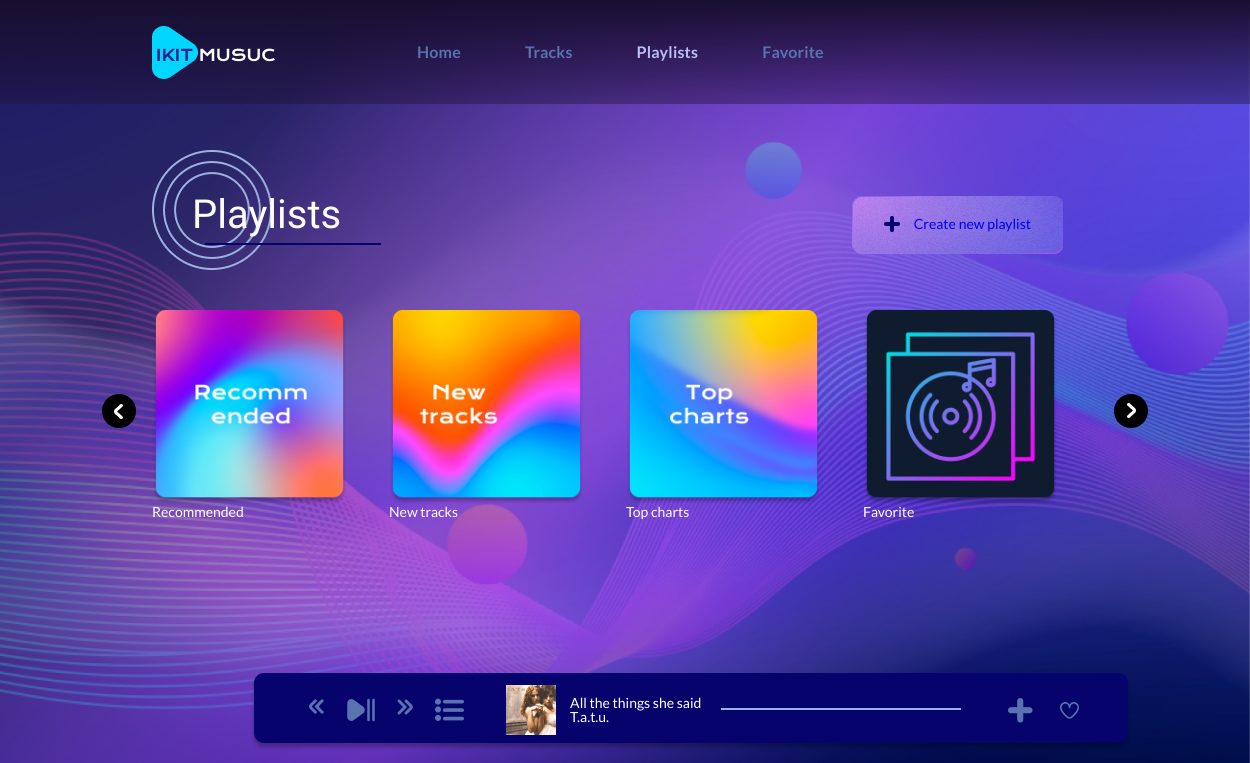
Screenshot of /5/track/1 with the database file from the repository.
### music/models.py (models this page shows, shortened)
class Playlist(models.Model):
    name = models.CharField(max_length=255, null=True)
    cover = models.ImageField(upload_to="photos/%Y/%m/%d/",
                              default="photos/2022/11/07/cover.png")
    description = models.CharField(max_length=500, null=True, blank=True)
    is_default = models.BooleanField(default=False)
    compositions = models.ManyToManyField(Composition,
                                          through='PlaylistsCompositions')

class PlaylistsCompositions(models.Model):
    playlist = models.ForeignKey(Playlist, on_delete=models.CASCADE)
    composition = models.ForeignKey(Composition, on_delete=models.CASCADE)
    order = models.PositiveSmallIntegerField()
    class Meta:
        ordering = ['order']

class Composition(models.Model):
    name = models.CharField(max_length=255)
    author = models.CharField(max_length=255)
    cover = models.ImageField(upload_to="photos/%Y/%m/%d/")
    audio = models.FileField(upload_to="audio/%Y/%m/%d/")
    is_played = models.BooleanField(default=False)
    is_liked = models.BooleanField(default=False)
    order = models.PositiveSmallIntegerField(default=0, blank=True, null=True)
    class Meta:
        ordering = ['name', 'author']

### music/views.py (the view)
# urls.py: path('<int:playlist_id>/track/<int:track_order>', new_track, name="next"),
def new_track(request, playlist_id, track_order):
    playlists = Playlist.objects.all()
    playlist = Playlist.objects.get(id=playlist_id)
    track_order = count_order(playlist, track_order)
    if not PlaylistsCompositions.objects.filter(playlist=playlist):
        connection = None
    else:
        connection = PlaylistsCompositions.objects.get(order=track_order,
                                                       playlist=playlist)
    context = {
        'playlists': playlists,
        "playlist": playlist,
        "connection": connection,
    }
    return render(request, "music/index.html", context)

### music/functions.py (called while the page is built)
def count_order(playlist, order):
    size = PlaylistsCompositions.objects.filter(playlist=playlist).count()
    if order > size:
        order = 1
    elif order < 1:
        order = size
    return order

### music/templates/music/index.html (shortened to what this page needs)
{% load static %}
<!DOCTYPE html>
<html lang="en">
    <head>
        <link rel="stylesheet" href="{% static 'music/css/style.css' %}">
    </head>
    <body>
        <div class="wrapper">
            <header class="header">
                <div class="header__container container">
                    <a href="{% url 'home' %}" class="header__logo">
                        <img src="{% static 'music/img/logo.png' %}" alt="IKIT music">
                    </a>
                    <nav class="header__menu menu">
                        <ul class="menu__list">
                            <li>
                                <a href="{% url 'home' %}" class="menu__link">Home</a>
                            </li>
                            <li>
                                <a href="{% url 'tracks' %}" class="menu__link">Tracks</a>
                            </li>
                            <li>
                                <a href="{% url 'home' %}" class="menu__link current__item">Playlists</a>
                            </li>
                            <li>
                                <a href="{% url 'playlist' 5 %}" class="menu__link">Favorite</a>
                            </li>
                        </ul>
                    </nav>
                </div>
            </header>
            <main class="page">
                <section class="page__main-block main-block">
                    <div class="main-block__container container">
                        <div class="main-block__body">
                            <div class="flex-container">
                                <h1 class="main-block__title">
                                    Playlists
                                </h1>
                                <a href="{% url 'new' %}" class="button-add">
                                    <div class="button__container">
                                        <div class="button__flex">
                                            <div class="button__img">
                                                <img src="{% static 'music/img/plus.png' %}" alt="">
                                            </div>
                                            <div class="button__text">
                                                Create new playlist
                                            </div>
                                        </div>
                                    </div>
                                </a>
                            </div>
                            <div class="slider">
                                {% for playlist in playlists %}
                                    <div class="slider__item">
                                        <a href="{% url 'playlist' playlist.pk %}" class="slider__link" id="{{ playlist.pk }}">
                                            <div class="img">
                                                <img src="{{ playlist.cover.url }}" alt="new tracks" class="playlist-cover">
                                            </div>
                                            <p>{{ playlist.name }}</p>
                                        </a>
                                    </div>
                                {% endfor %}
                            </div>
                        </div>
                    </div>
                </section>
                {% if connection %}
                <div class="play-track">
                    <div class="play__container">
                        <div class="play__control">
                    <a href="{% url 'next' playlist.pk connection.order|add:'-1' %}" class="play__previous">
                        <img src="{% static 'music/img/play/previos.png' %}"
                             alt="prev">
                    </a>
                    <a href="#" class="play__pause">
                        <img src="{% static 'music/img/play/play-pause 1.png' %}"
                             alt="play">
                    </a>
                    <a href="{% url 'next' playlist.pk connection.order|add:1 %}" class="play__next">
                        <img src="{% static 'music/img/play/next.png' %}"
                             alt="next">
                    </a>
                    <a href="{% url 'playlist' playlist.pk %}" class="play__list">
                        <img src="{% static 'music/img/play/list 1.png' %}"
                             alt="playlist">
                    </a>
                </div>
                        <div class="play__composition">
                    <div class="play__image">
                        <img src="{{ connection.composition.cover.url }}"
                             alt="">
                    </div>
                    <div class="play__track">
                        <div class="track__name">
                            {{ connection.composition.name }}
                        </div>
                        <div class="track__author">
                            {{ connection.composition.author }}
                        </div>
                    </div>
                </div>
                        <div class="play__progress">
                    <div class="play__progress-container">
                        <div class="play__line"></div>
                    </div>
                </div>
                        <div class="play__add">
                    <a href="{% url 'choose' connection.composition.pk %}" class="play__plus">
                        <img src="{% static 'music/img/play/plus-small 1.png' %}"
                             alt="">
                    </a>
                    {% if connection.composition.is_liked %}
                    <a href="{% url 'remove' connection.composition.pk %}" class="play__like">
                        <img src="{% static 'music/img/heart 2.png' %}" alt="">
                    </a>
                    {% else %}
                    <a href="{% url 'add' connection.composition.pk 5 %}" class="play__like">
                        <img src="{% static 'music/img/tracks/like.png' %}" alt="">
                    </a>
                    {% endif %}
                </div>
                    </div>
                </div>
                {% endif %}
            </main>
        </div>
    </body>
</html>

### music/static/music/css/style.css (style rules this page uses)
* { padding: 0; margin: 0; border: 0; }
*, *::before, *::after { box-sizing: border-box; -moz-box-sizing: border-box; -webkit-box-sizing: border-box; }
nav, footer, header, aside { display: block; }
html, body { min-height: 100vh; width: 100%; line-height: 1; font-size: 14px; -ms-text-size-adjust: 100%; -moz-text-size-adjust: 100%; -webkit-text-size-adjust: 100%; background: #FAFAFA; }
a, a:visited { text-decoration: none; }
ul li { list-style: none; }
img { vertical-align: top; }
h1, h2, h3, h4, h5, h6 { font-size: inherit; font-weight: inherit; }
body { height: 100%; line-height: 1; font-size: 14px; font-weight: 500; color: white; font-family: 'Lato', sans-serif; background: url("../img/background.png") no-repeat center center fixed; background-size: cover; }
.wrapper { min-height: 100%; overflow: hidden; display: flex; flex-direction: column; }
.container { max-width: 1046px; margin: 0 auto; padding: 0 15px; box-sizing: content-box; }
.header { position: absolute; width: 100%; left: 0; top: 0; z-index: 50; background: linear-gradient(180deg, #180F30 0%, rgba(31, 15, 48, 0.38) 100%); }
.header__container { display: flex; min-height: 104px; align-items: center; }
.header__logo { margin-left: 50px; }
.header__menu { margin-left: 133px; padding: 5px 0; }
.menu__list { display: flex; flex-wrap: wrap; }
.menu__list li { margin-right: 64px; }
.menu__list li:last-child { margin-right: 0; }
.menu__link { color:#5A72B0; font-weight: 600; line-height: calc(24 / 14 * 100%); letter-spacing: 0.2px; font-size: 16px; }
.page { flex: 1 1 auto; }
.main-block { width: 100%; position: relative; }
.main-block__body { padding: 140px 0 191px 0; position: relative; z-index: 2; }
.flex-container { display: flex; align-items: center; justify-content: space-between; }
.main-block__title { font-family: 'Krona One', sans-serif; font-style: normal; font-weight: 400; padding: 40px; font-size: 40px; line-height: 50px; margin: 10px 0 30px 50px; background: url("../img/title.png") 0 0 no-repeat; }
.button-add { margin-right: 85px; height: 58px; background: url("../img/new.png") 0 0 no-repeat; }
.button__container { margin: 20px 32px; }
.button__flex { display: flex; align-items: center; }
.button__img { margin-right: 14px; }
.slider { position: relative; padding: 0 50px; }
.img { max-width: 195px; max-height: 195px; position: relative; }
.playlist-cover { object-fit: cover; overflow: hidden; width: 195px; height: 195px; border-radius: 10px; }
.play-track { position: absolute; bottom: 40px; left: 20%; z-index: 10; background: url("../img/Rectangle.png") 0 0 no-repeat; width: 1000px; }
.play__container { padding: 12px 60px 25px 40px; display: flex; align-items: center; }
.play__container a { margin-left: 15px; }
.play__image { width: 50px; height: 50px; position: relative; }
.play__image img { position: absolute; width: 100%; height: 100%; top: 0; left: 0; object-fit: cover; }
.play__composition { display: flex; align-items: center; margin-left: 42px; }
.play__track { margin-left: 14px; }
.play__add { display: flex; align-items: center; }
.play__track { color: white; }
.play__progress { margin: 0 20px; cursor: pointer; }
.play__progress-container { width: 240px; height: 4px; position: relative; }
.play__line { width: 240px; height: 2px; background-color: #9fb0dd; position: absolute; top: 0; left: 0; }
.current__item { color:rgb(187, 191, 240) }

### rows the page displays
Playlist: cover (picture), name "Recommended"
Playlist: cover (picture), name "New tracks"
Playlist: cover (picture), name "Top charts"
Playlist: cover (picture), name "Favorite"
PlaylistsCompositions: composition.cover (picture), composition.name "All the things she said", composition.author "T.a.t.u."
